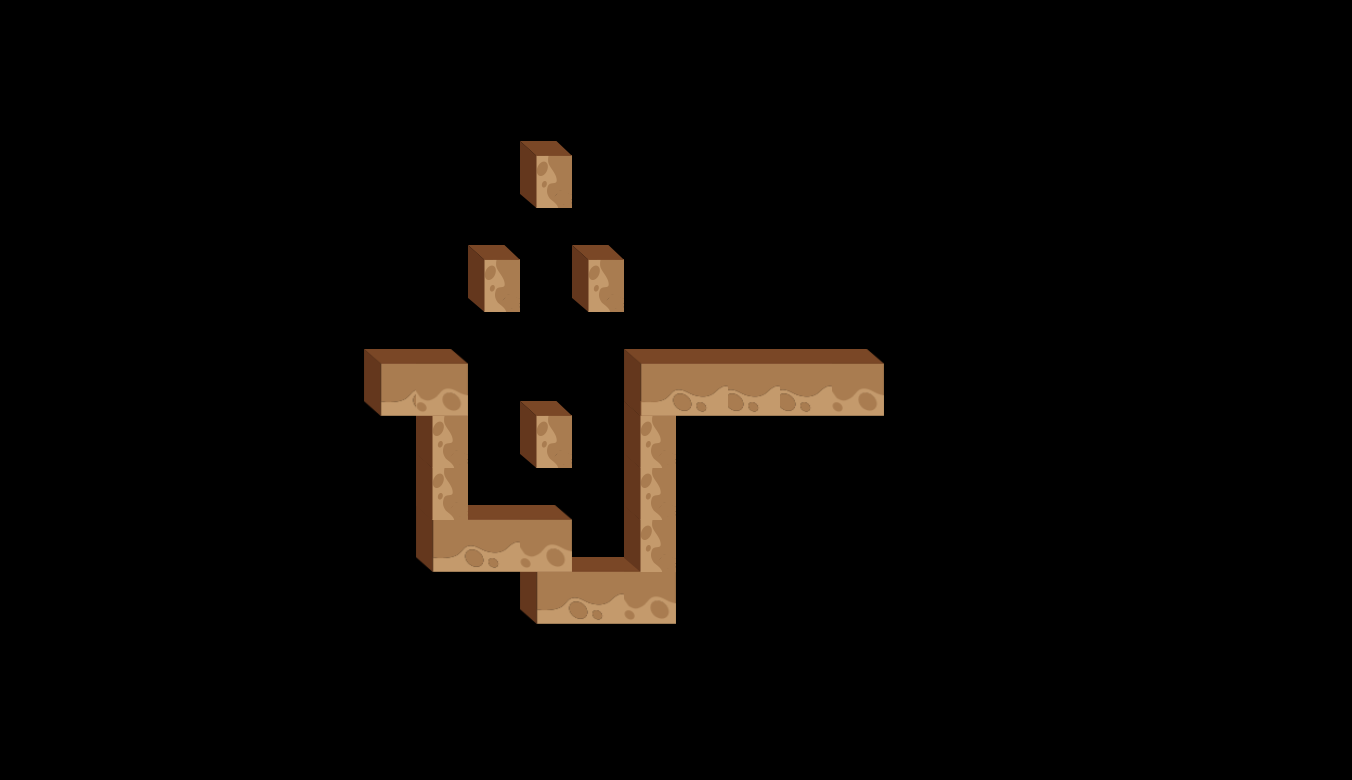

This is a level from a 2D game, rendered from its Tiled map with the project's own tilesets. A one-line summary and the map file follow, with tile-layer data summarised:
An orthogonal 26x15 tile map with 52x52 px tiles, 7 tile layers (road_5, road_4, road_7, road_3, ...), 2 tilesets and 8 objects (stone, startPos_1, ci2_1, apple, ci2_2, ...).

<map version="1.0" orientation="orthogonal" renderorder="right-down" width="26" height="15" tilewidth="52" tileheight="52">
 <tileset firstgid="1" name="road" tilewidth="52" tileheight="67">
  <image source="road.png" width="364" height="67" />
 </tileset>
 <tileset firstgid="8" name="road_2" tilewidth="52" tileheight="67">
  <image source="road_2.png" width="52" height="67" />
 </tileset>
 <layer name="road_5" width="26" height="15">
  <data>[390 cells, 3 non-empty, 3 distinct tile ids]</data>
 </layer>
 <layer name="road_4" width="26" height="15">
  <data>[390 cells, 3 non-empty, 3 distinct tile ids]</data>
 </layer>
 <layer name="road_7" width="26" height="15">
  <data>[390 cells, 1 non-empty, 1 distinct tile ids]</data>
 </layer>
 <layer name="road_3" width="26" height="15">
  <data>[390 cells, 2 non-empty, 1 distinct tile ids]</data>
 </layer>
 <layer name="road_2" width="26" height="15">
  <data>[390 cells, 2 non-empty, 1 distinct tile ids]</data>
 </layer>
 <layer name="road_1" width="26" height="15">
  <data>[390 cells, 7 non-empty, 3 distinct tile ids]</data>
 </layer>
 <layer name="road_6" width="26" height="15">
  <data>[390 cells, 4 non-empty, 1 distinct tile ids]</data>
 </layer>
 <objectgroup name="objLayer">
  <object name="stone" x="548" y="128" visible="0" />
  <object name="startPos_1" x="390" y="332" visible="0" />
  <object name="ci2_1" x="546" y="384" visible="0" />
  <object name="apple" x="546" y="490" visible="0" />
  <object name="ci2_2" x="752" y="336" visible="0" />
  <object name="door" x="860" y="332" visible="0" />
  <object name="startPos_2" x="338.667" y="337.333" visible="0" />
  <object name="startPos_3" x="336" y="390.667" visible="0" />
 </objectgroup>
</map>
